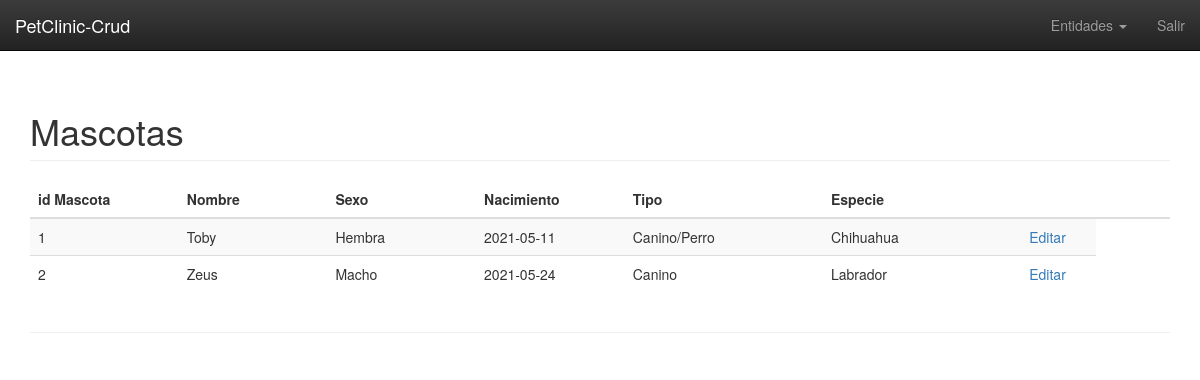
Screenshot of /mascota.php (signed in) with the database file from the repository.
### tables this page shows
CREATE TABLE `mascotas` (
  `id_mascota` int(11) NOT NULL AUTO_INCREMENT,
  `nombre` varchar(45) DEFAULT NULL,
  `sexo` tinyint(4) DEFAULT NULL,
  `fechaNacimiento` varchar(20) DEFAULT NULL,
  `tipo` varchar(45) DEFAULT NULL,
  `especie` varchar(45) DEFAULT NULL,
  `fechaRegistro` varchar(20) DEFAULT NULL,
  PRIMARY KEY (`id_mascota`)
);

### controller/mascota.controller.php (called while the page is built, shortened)
<?php
require_once 'model/mascota.php';
class MascotaController{
    public function __CONSTRUCT(){
        $this->model = new Mascota();
    }
    public function Index(){
        require_once 'view/mascota/mascota.php';
        require_once 'view/footer.php';
    }
}

### model/database.php (called while the page is built)
<?php
class Database
{
    public static function StartUp()
    {
        $pdo = new PDO('mysql:host=localhost;dbname=petclinic;charset=utf8', 'root', '');
        $pdo->setAttribute(PDO::ATTR_ERRMODE, PDO::ERRMODE_EXCEPTION);
        return $pdo;
    }
}

### model/mascota.php (called while the page is built, shortened)
<?php
class Mascota
{
	private $pdo;
	public function __CONSTRUCT()
	{
		try
		{
			$this->pdo = Database::StartUp();
		}
		catch(Exception $e)
		{
			die($e->getMessage());
		}
	}
	public function Listar()
	{
		try
		{
			$stm = $this->pdo->prepare("SELECT * FROM mascotas");
			$stm->execute();
			return $stm->fetchAll(PDO::FETCH_OBJ);
		}
		catch(Exception $e)
		{
			die($e->getMessage());
		}
	}
}

### view/mascota/mascota-usuario.php (the view)
<h1 class="page-header">Mascotas</h1>
<table class="table table-striped">
    <thead>
        <tr>
            <th style="width:120px;">id Mascota</th>
            <th style="width:120px;">Nombre</th>
            <th style="width:120px;">Sexo</th>
            <th style="width:120px;">Nacimiento</th>
            <th style="width:160px;">Tipo</th>
            <th style="width:160px;">Especie</th>
            <th style="width:60px;"></th>
            <th style="width:60px;"></th>
        </tr>
    </thead>
    <tbody>
    <?php foreach($this->model->Listar() as $r): ?>
        <tr>
            <td><?php echo $r->id_mascota; ?></td>
            <td><?php echo $r->nombre; ?></td>
            <td><?php echo $r->sexo == 1 ? 'Macho' : 'Hembra'; ?></td>
            <td><?php echo $r->fechaNacimiento; ?></td>
            <td><?php echo $r->tipo; ?></td>
            <td><?php echo $r->especie; ?></td>
            <td>
                <a href="?c=Mascota&a=Crud&id_mascota=<?php echo $r->id_mascota; ?>">Editar</a>
            </td>
        </tr>
    <?php endforeach; ?>
    </tbody>
</table>

### rows the page displays
mascotas: id_mascota "1", nombre "Toby", sexo "Hembra", fechaNacimiento "2021-05-11", tipo "Canino/Perro", especie "Chihuahua"
mascotas: id_mascota "2", nombre "Zeus", sexo "Macho", fechaNacimiento "2021-05-24", tipo "Canino", especie "Labrador"
